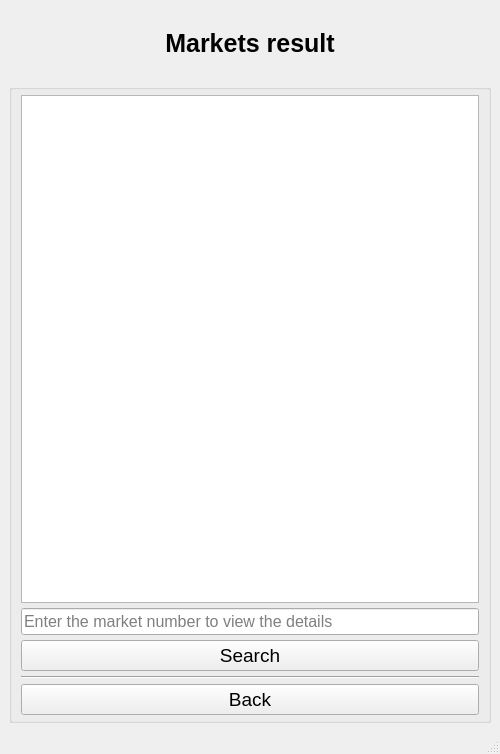
<?xml version="1.0" encoding="UTF-8"?>
<ui version="4.0">
 <class>MainWindow</class>
 <widget class="QMainWindow" name="MainWindow">
  <property name="geometry">
   <rect>
    <x>0</x>
    <y>0</y>
    <width>500</width>
    <height>754</height>
   </rect>
  </property>
  <property name="windowTitle">
   <string>MainWindow</string>
  </property>
  <widget class="QWidget" name="centralwidget">
   <property name="minimumSize">
    <size>
     <width>500</width>
     <height>700</height>
    </size>
   </property>
   <property name="maximumSize">
    <size>
     <width>16777215</width>
     <height>16777215</height>
    </size>
   </property>
   <layout class="QVBoxLayout" name="verticalLayout_2" stretch="0,0,0,0">
    <item>
     <spacer name="horizontalSpacer_2">
      <property name="orientation">
       <enum>Qt::Orientation::Horizontal</enum>
      </property>
      <property name="sizeHint" stdset="0">
       <size>
        <width>40</width>
        <height>20</height>
       </size>
      </property>
     </spacer>
    </item>
    <item>
     <widget class="QLabel" name="label">
      <property name="font">
       <font>
        <pointsize>19</pointsize>
        <bold>true</bold>
       </font>
      </property>
      <property name="text">
       <string>Markets result</string>
      </property>
      <property name="textFormat">
       <enum>Qt::TextFormat::AutoText</enum>
      </property>
      <property name="scaledContents">
       <bool>false</bool>
      </property>
      <property name="alignment">
       <set>Qt::AlignmentFlag::AlignCenter</set>
      </property>
     </widget>
    </item>
    <item>
     <spacer name="horizontalSpacer">
      <property name="orientation">
       <enum>Qt::Orientation::Horizontal</enum>
      </property>
      <property name="sizeHint" stdset="0">
       <size>
        <width>40</width>
        <height>20</height>
       </size>
      </property>
     </spacer>
    </item>
    <item>
     <widget class="QGroupBox" name="groupBox">
      <property name="font">
       <font>
        <pointsize>14</pointsize>
       </font>
      </property>
      <property name="title">
       <string/>
      </property>
      <property name="alignment">
       <set>Qt::AlignmentFlag::AlignCenter</set>
      </property>
      <layout class="QVBoxLayout" name="verticalLayout" stretch="0,0,0,0,1">
       <property name="spacing">
        <number>5</number>
       </property>
       <property name="sizeConstraint">
        <enum>QLayout::SizeConstraint::SetDefaultConstraint</enum>
       </property>
       <property name="topMargin">
        <number>5</number>
       </property>
       <property name="bottomMargin">
        <number>5</number>
       </property>
       <item>
        <widget class="QTableWidget" name="output_table_info"/>
       </item>
       <item>
        <widget class="QLineEdit" name="number_field_input">
         <property name="font">
          <font>
           <pointsize>12</pointsize>
          </font>
         </property>
         <property name="inputMask">
          <string/>
         </property>
         <property name="text">
          <string/>
         </property>
         <property name="placeholderText">
          <string>Enter the market number to view the details</string>
         </property>
        </widget>
       </item>
       <item>
        <widget class="QPushButton" name="search_button">
         <property name="text">
          <string>Search</string>
         </property>
        </widget>
       </item>
       <item>
        <widget class="Line" name="line">
         <property name="orientation">
          <enum>Qt::Orientation::Horizontal</enum>
         </property>
        </widget>
       </item>
       <item>
        <widget class="QPushButton" name="back_button">
         <property name="text">
          <string>Back</string>
         </property>
         <property name="autoExclusive">
          <bool>false</bool>
         </property>
        </widget>
       </item>
      </layout>
     </widget>
    </item>
   </layout>
  </widget>
  <widget class="QMenuBar" name="menubar">
   <property name="geometry">
    <rect>
     <x>0</x>
     <y>0</y>
     <width>500</width>
     <height>33</height>
    </rect>
   </property>
  </widget>
  <widget class="QStatusBar" name="statusbar"/>
 </widget>
 <resources/>
 <connections/>
</ui>
